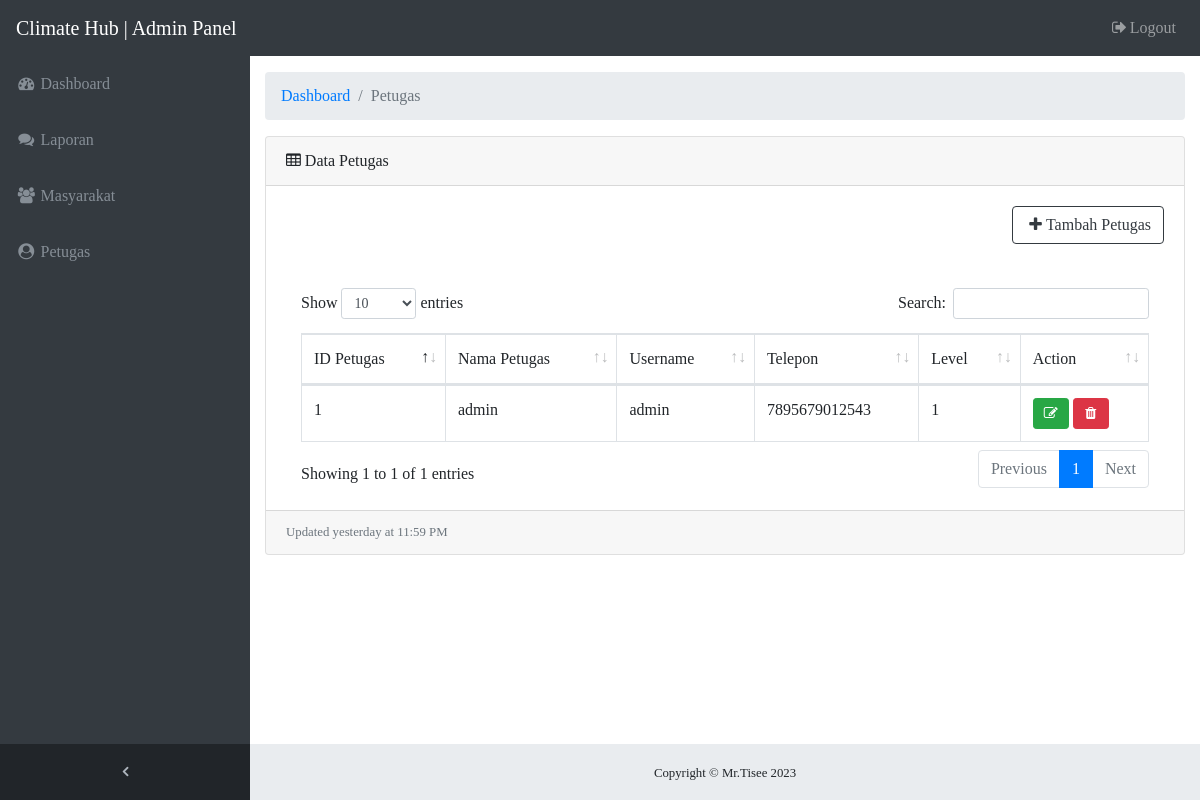
/admin/petugas.php (signed in), run on the app's committed database.
### tables this page shows
CREATE TABLE `petugas` (
  `id_petugas` int(11) NOT NULL,
  `nama_petugas` varchar(35) NOT NULL,
  `username` varchar(25) NOT NULL,
  `password` varchar(255) NOT NULL,
  `telp` varchar(13) NOT NULL,
  `level` int(1) NOT NULL
);

### admin/petugas.php (the view, shortened to what this page needs)
<?php require_once 'includes/header.php';
 ?>
<div class="content-wrapper">
  <div class="container-fluid">
    <ol class="breadcrumb">
      <li class="breadcrumb-item">
        <a href="dashboard.php">Dashboard</a>
      </li>
      <li class="breadcrumb-item active">Petugas</li>
    </ol>
    <div class="card mb-3">
      <div class="card-header">
        <i class="fa fa-table"></i> Data Petugas
      </div>
      <div class="card-body">
        <div class="float-right" style="padding-bottom:20px;">
          <button class="btn btn-outline-dark" data-toggle="modal" data-target="#tambahPetugas"> <i class="fa fa-plus fa-fw"></i>Tambah Petugas</button>
        </div>
        <div class="table-responsive">
          <br>
          <table class="table table-bordered" id="petugas" width="100%" cellspacing="0">
            <thead>
              <tr>
                <td>ID Petugas</td>
                <td>Nama Petugas</td>
                <td>Username</td>
                <td>Telepon</td>
                <td>Level</td>
                <td>Action</td>
              </tr>
            </thead>
            <tbody>
              <?php
                $query = mysqli_query(
                  $connect,
                  "SELECT * FROM petugas ORDER BY id_petugas ASC"
                );
              if (mysqli_num_rows($query) > 0) {
                while ($row = mysqli_fetch_array($query)) {
              ?>
                  <tr>
                    <td><?= $row[0] ?></td>
                    <td><?= $row[1] ?></td>
                    <td><?= $row[2] ?></td>
                    <td><?= $row[4] ?></td>
                    <td><?= $row[5] ?></td>
                    <td>
                      <button data-toggle="modal" data-target="#editPetugas"
                      data-id_petugas="<?= $row[0] ?>"
                      data-nama_petugas="<?= $row[1] ?>"
                      data-username="<?= $row[2] ?>"
                      data-telp="<?= $row[4] ?>"
                      data-password="<?= $row[3] ?>"
                      data-level="<?= $row[5] ?>"
                      onclick="formEdit(this);" class="btn btn-sm btn-success"><i class="fa fa-fw fa-edit"></i></button>
                      <button data-toggle="modal" data-target="#hapusPetugas"
                      data-id_petugas="<?= $row[0] ?>"
                      data-nama_petugas="<?= $row[1] ?>"
                      onclick="formDelete(this);" class="btn btn-sm btn-danger"><i class="fa fa-fw fa-trash"></i></button>
                    </td>
                  </tr>
                <?php
                }
              }
              ?>
            </tbody>
          </table>
        </div>
      </div>
      <div class="card-footer small text-muted">Updated yesterday at 11:59 PM</div>
    </div>
  </div>
  <?php require_once 'includes/footer.php'; ?>

### assets/custom/custom.css (style rules this page uses)
html { position: relative; min-height: 100%; }
body { overflow-x: hidden; }
body.sticky-footer { margin-bottom: 56px; }
body.sticky-footer .content-wrapper { min-height: calc(100vh - 56px - 56px); }
body.fixed-nav { padding-top: 56px; }
.content-wrapper { min-height: calc(100vh - 56px); padding-top: 1rem; }
.content-wrapper { overflow-x: hidden; background: white; }
@media (min-width: 992px) { .content-wrapper { margin-left: 250px; } }

### admin/php_action/fpdf.css (style rules this page uses)
body { font-family:"Times New Roman",serif }

### data on the page
petugas: id_petugas "1", nama_petugas "admin", username "admin", telp "7895679012543", level "1"
